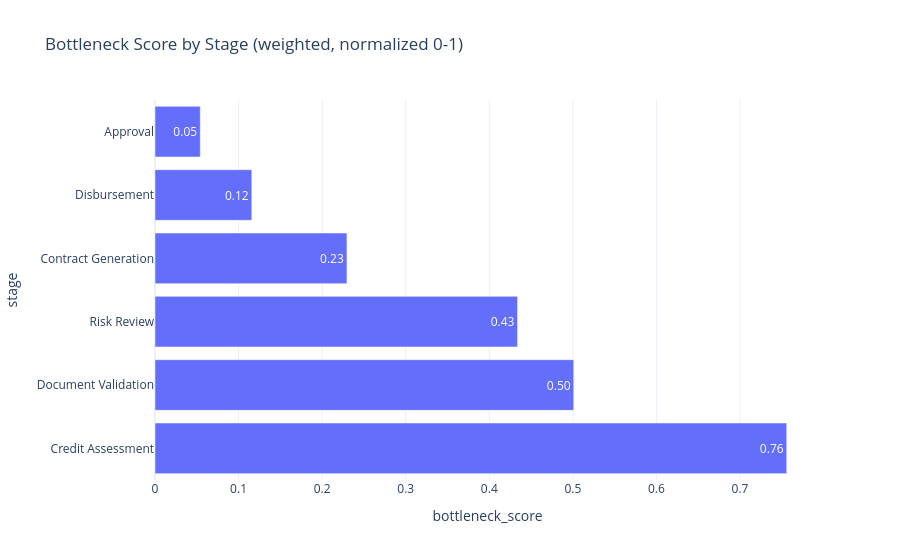

The notebook cell this image was saved under:
### Code cell
fig = px.bar(table.sort_values("bottleneck_score"), x="bottleneck_score", y="stage", orientation="h",
             text_auto=".2f", title="Bottleneck Score by Stage (weighted, normalized 0-1)",
             category_orders={"stage": table.sort_values("bottleneck_score")["stage"].tolist()})
fig.show()

### Figure 1 — Plotly figure (JSON) as saved in the notebook; plotly's stock layout.template omitted (floating-point values rounded to 4 significant figures)
{"data": [{"hovertemplate": "bottleneck_score=%{x}<br>stage=%{y}<extra></extra>", "legendgroup": "", "marker": {"color": "#636efa", "pattern": {"shape": ""}}, "name": "", "orientation": "h", "showlegend": false, "textposition": "auto", "texttemplate": "%{x:.2f}", "type": "bar", "x": [0.05417, 0.1158, 0.2297, 0.4338, 0.501, 0.7559], "xaxis": "x", "y": ["Approval", "Disbursement", "Contract Generation", "Risk Review", "Document Validation", "Credit Assessment"], "yaxis": "y"}], "layout": {"barmode": "relative", "legend": {"tracegroupgap": 0}, "title": {"text": "Bottleneck Score by Stage (weighted, normalized 0-1)"}, "xaxis": {"anchor": "y", "domain": [0.0, 1.0], "title": {"text": "bottleneck_score"}}, "yaxis": {"anchor": "x", "categoryarray": ["Credit Assessment", "Document Validation", "Risk Review", "Contract Generation", "Disbursement", "Approval"], "categoryorder": "array", "domain": [0.0, 1.0], "title": {"text": "stage"}}}}
